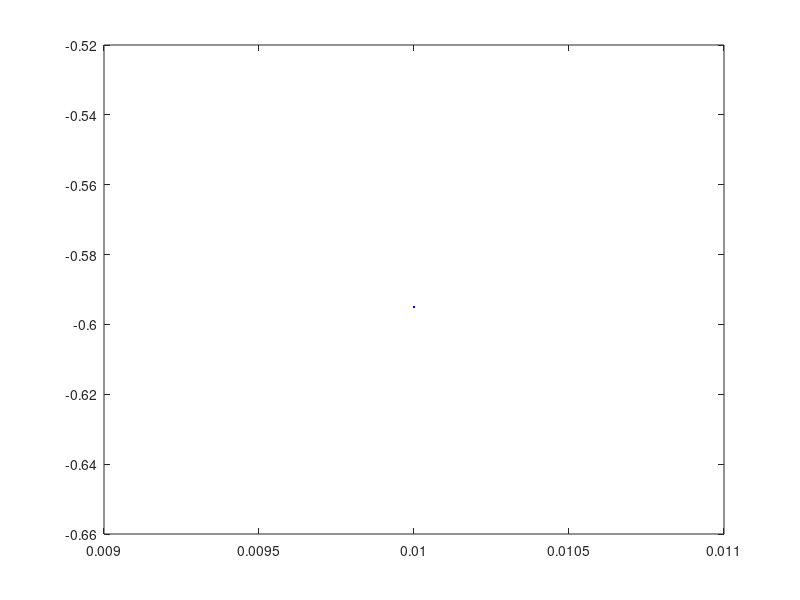
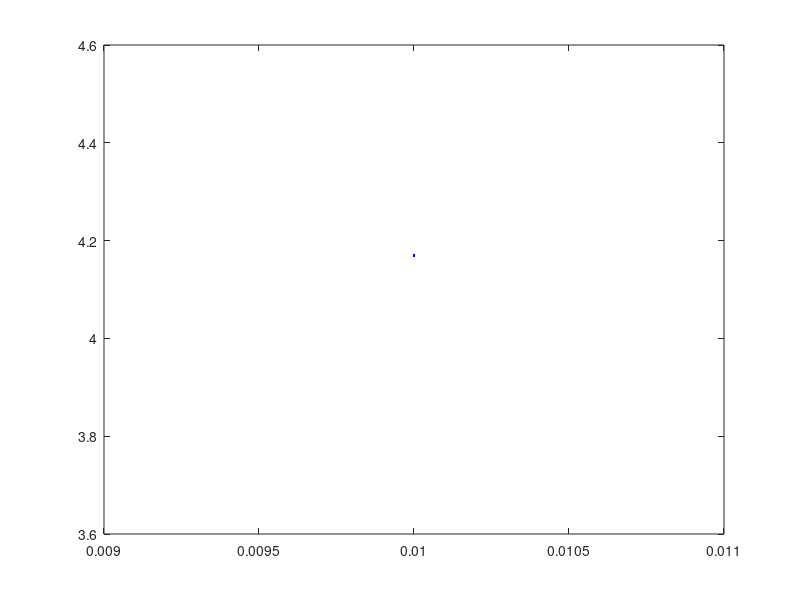
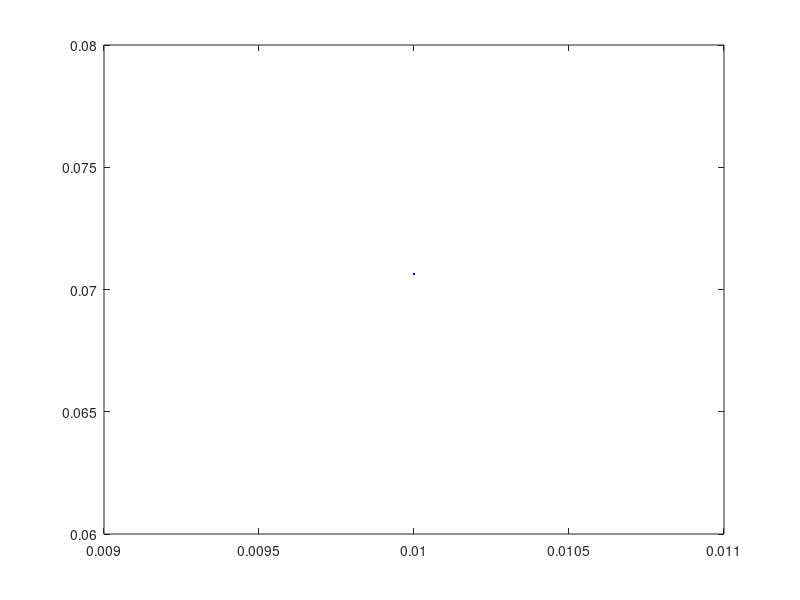
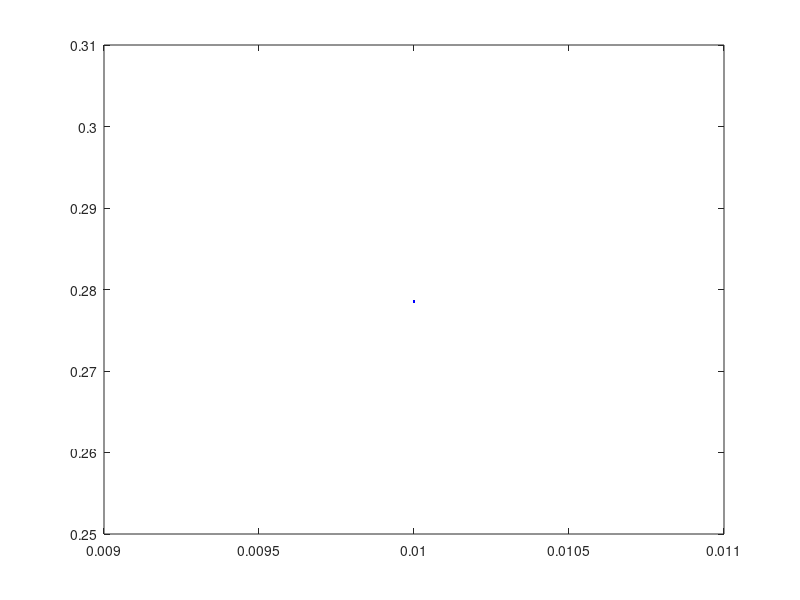

Recreate these plots in MATLAB, in order.
% Copyright (c) 2025 A. Bernardus Mostert
% Licensed under the MIT License. See the LICENSE file in the repository root.


clear all
close all

%estimating the redox standard potentials in DHI melanin.

%First we determing Kt, this is done based upon the numbers given by the
%Farmer 2002 paper at pH = 6.3. Kt depends on the amount of H2Q monomer,
%so, I gave a range of values commensurate with the litrature (Gillette & Serpintini)
H = 10^(-6.3) ;
Ka2 = 10^(-9.54) ;
Ka1 = 10.^(-13.09) ;
Kr1 = 10.^(-6.8) ;
Kaqi = 10.^(-6.3) ;

%here I set the fraction of H2Q moeities in the system
H2Q_C = 0.01;%linspace(0.01,0.5,1001) ;

Kt = 6.*(999/1500) - 6.*H2Q_C.*(1+Ka2./H + Ka2.*Ka1./(H.^2)) ;

figure(1)
plot(H2Q_C,-log10(Kt),'b')

%fully optimised data set requires pH = 6.6, pKa2 = 9.61 (weighted average
%of DHI and DHICA pKa2), pKa1 = 13.12 (weighted average), pKr1 = 7.7, pKaqi
%= 6.6, H2Q_C = 0.01, and 5,6,hydroquinone reduction potential (full hydrogen accounted for) at 0.7 V.

%We now estimate Kcompprime, the equilibiurm constant for the
%comproportionation reaction. This is done at pH=6.3 using the numbers
%given by Farmer paper.

Kcompprime = 1./(H2Q_C.*(1500^2).*(Kt./6).*(1+Ka2./H)) ;   %1./((1500^2).*(1/3 + Kt./6).*(999/1500 - Kt./6)  ) ;

figure(2)
plot(H2Q_C,-log10(Kcompprime),'b')

%Now I need to determine the true Kcomp, which assumes dissociation of H2Q,
%HSQ HQI and tautormerisation. Doing this assuming the pH = 6.3



Kcomp = Kcompprime.*(1+1./Kt).*((Kr1^2)/(Ka2*Ka1)).*( (Ka2*Ka1+Ka2*H+H^2)  ./ ((Kr1+H)^2) )   ;  %Kcompprime ./    (((Ka2.*Ka1.*Kt)./(Kr1.^2)) .*    ((Kr1.*H + H.^2)./(Kaqi + H + Kt.*H)) .* ((Kr1+H)./( Ka2.*Ka1 + Ka2.*H + H.^2 ))) ;


figure(3)
plot(H2Q_C,-log10(Kcomp),'b')


%now, the standard redox potential of 5,6, Indolequinone, 2
%electron rduction is about E3H = 0.7V (Han2018), accounting for the protonation. We also know that
%E3H = (EHSQQ + EQH2SQ)/2. I can determine at least
%ESQQ + EQ2SQ = ESQQ_EQ2SQ, the non pH dependent deprotonated standard
%redox potentials

E3H = 0.7 ;

ESQQ_EQ2SQ = 2.*E3H + 0.059.*log10(Kr1) + 0.059.*log10(Ka2.*Ka1./Kr1) + 0.059.*log10(1+1./Kt);


figure(3)
plot(H2Q_C,ESQQ_EQ2SQ,'b')

%We also know that ESQQi - EQ2SQi = 0.059log10(Kcomprime) = ESQQi_EQ2SQi_minus at a paritcular
%pH (in this case pH = 6.3), I can then estimate the ESQQ - EQ2SQ =
%ESQQ_EQ2SQ_minus, the non pH dependent deprotonated standard
%redox potentials
H = 10.^(-6.3) ;

ESQQi_EQ2SQi_minus = 0.059.*log10(Kcompprime) ;

ESQQ_EQ2SQ_minus = ESQQi_EQ2SQi_minus  + 0.059.*log10( (Ka2.*Ka1 + Ka2.*H + H.^2)./((Kr1 + H).^2) ) - 0.059.*log10( Kt.*Ka2.*Ka1./(Kr1.^2.*(Kt+1)));


figure(4)
plot(H2Q_C,ESQQ_EQ2SQ_minus,'b' )

%I can now determine the pH independent ESQQ and EQ2Q standard redution
%potentials.

ESQQ = (ESQQ_EQ2SQ_minus + ESQQ_EQ2SQ)./2 ;
EQ2SQ = (ESQQ_EQ2SQ - ESQQ_EQ2SQ_minus)./2 ;


figure(5)
hold on
plot(H2Q_C,ESQQ,'b')
plot(H2Q_C,EQ2SQ,'r')
plot(H2Q_C,(ESQQ+EQ2SQ)./2,'k')
hold off


%I can now also estimate the full protonated standard redox potentials in
%order to determine whether it aligns with calculations in the litrature
%Han et al.

ESQQ_protonated = ESQQ - 0.059.*log10(Kr1) - 0.059.*log10(1+1./Kt) ;

EQ2SQ_protonated = EQ2SQ - 0.059.*log10(Ka2.*Ka1./Kr1) ;

E3_protonated = (ESQQ_protonated + EQ2SQ_protonated)./2 ;

figure(6)
hold on
plot(H2Q_C,ESQQ_protonated,'b')
plot(H2Q_C,EQ2SQ_protonated,'r')
plot(H2Q_C,E3_protonated,'k')
hold off



%testing to see if oxidation peak for supposed semiquinone from
%Serpintinity aligns with the reducti0.on potential of SQ calculated here.

H = 10^(-5.6) ;

ESQQi = ESQQ - 0.059.*log10(Kr1) + 0.059.*log10( (Kr1 + H) ) ;

figure(7)
plot(H2Q_C,ESQQi)
%adding temperature dependent results
%first check gibbs free energy of reaction at low pH

H = 10^(-7) ;

Kcompprime_lowpH = Kcomp.*(((Ka2.*Ka1.*Kt)./(Kr1.^2)) .*    ((Kr1.*H + H.^2)./(Kaqi + H + Kt.*H)) .* ((Kr1+H)./( Ka2.*Ka1 + Ka2.*H + H.^2 ))) ;

G = -8.314.*298.*log(Kcompprime_lowpH) ;

G_eV = (G./6.02e23).*1.609e19 ;

figure(9)
plot(H2Q_C,G_eV)


%replicating chio's temperature data at pH 1, 7 and 12, using the data from
%the modelling for an H2Q fraction of 0.01.

% H = 1 ;
% H2Q = 10^(-3.171) ;
% HQ = 10^(-11.71) ;
% Q2 = 10^(-23.8) ;
% Q = 10^(-1.263) ;
% HQI = 10^(-1.854) ;
% QI = 10^(-7.154) ;
% SQ = 10^(-10.22) ;
% HSQ = 10^(-4.421) ;
% 
% Kcompprime_check = ((HSQ+SQ).^2)./((Q+HQI+QI).*(H2Q+HQ+Q2)) ;
% 
% Kcompprime_protonated = 10.^((ESQQ_protonated - EQ2SQ_protonated)./0.059 );



Kcompprime_advanced = Kcompprime_lowpH.*(H^2) ;


G_adv = -8.314.*298.*log(Kcompprime_advanced) ;

G_eV_adv = (G_adv./6.02e23).*1.609e19 ;

figure(10)
plot(H2Q_C,G_eV_adv)